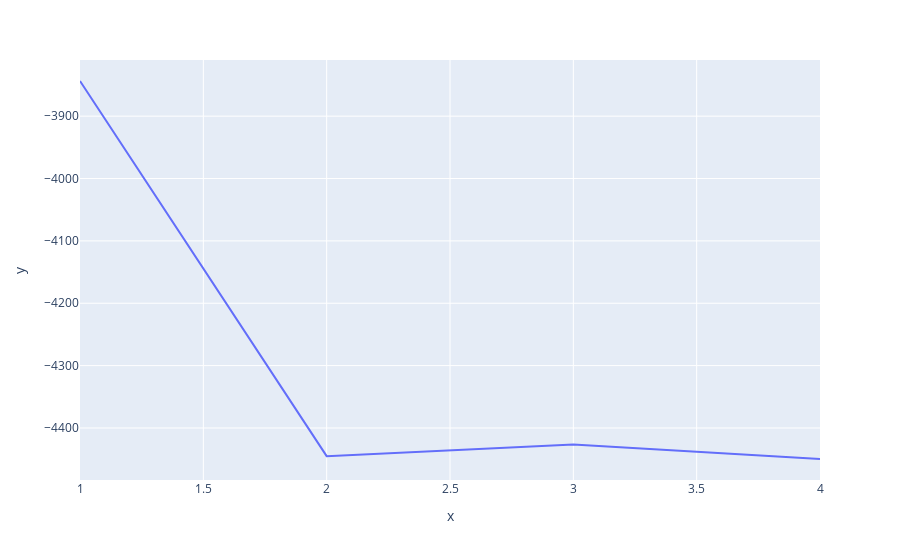

This figure's notebook cell:
### Code cell
f = np.asarray([x[1] for x in freqs])
components = list(range(1,5))
bic = []
for i in components:
    bic.append(GaussianMixture(n_components=i, random_state=0).fit(f).bic(f))

px.line(x=components,y=bic)

### Figure 1 — Plotly figure (JSON) as saved in the notebook; plotly's stock layout.template omitted (floating-point values rounded to 4 significant figures)
{"data": [{"hovertemplate": "x=%{x}<br>y=%{y}<extra></extra>", "legendgroup": "", "line": {"color": "#636efa", "dash": "solid"}, "mode": "lines", "name": "", "orientation": "v", "showlegend": false, "type": "scatter", "x": [1, 2, 3, 4], "xaxis": "x", "y": [-3844.0, -4445.0, -4426.0, -4450.0], "yaxis": "y"}], "layout": {"autosize": true, "legend": {"tracegroupgap": 0}, "margin": {"t": 60}, "xaxis": {"anchor": "y", "autorange": true, "domain": [0, 1], "range": [1, 4], "title": {"text": "x"}, "type": "linear"}, "yaxis": {"anchor": "x", "autorange": true, "domain": [0, 1], "range": [-4483.0, -3810.0], "title": {"text": "y"}, "type": "linear"}}}
